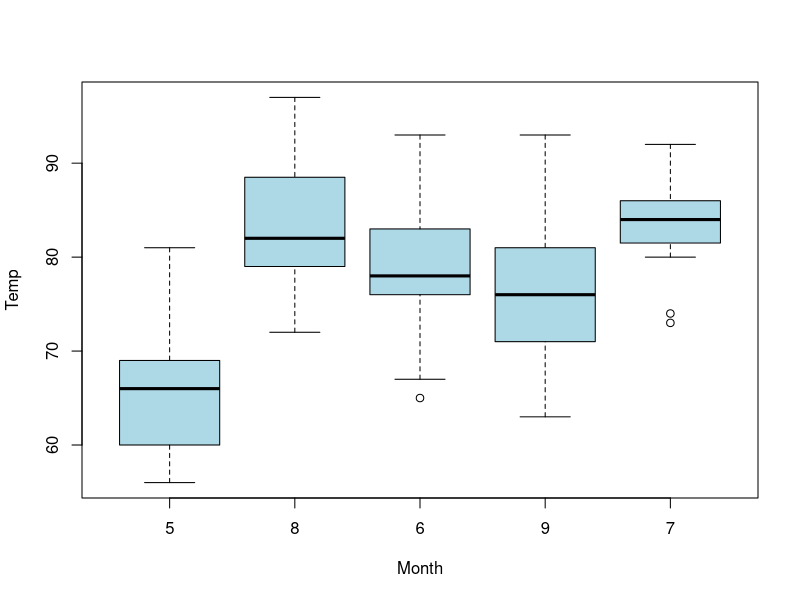
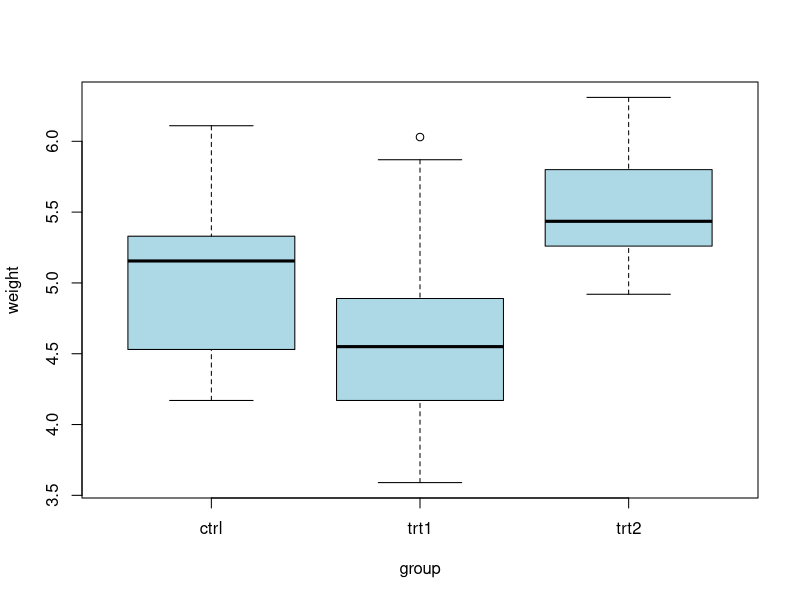
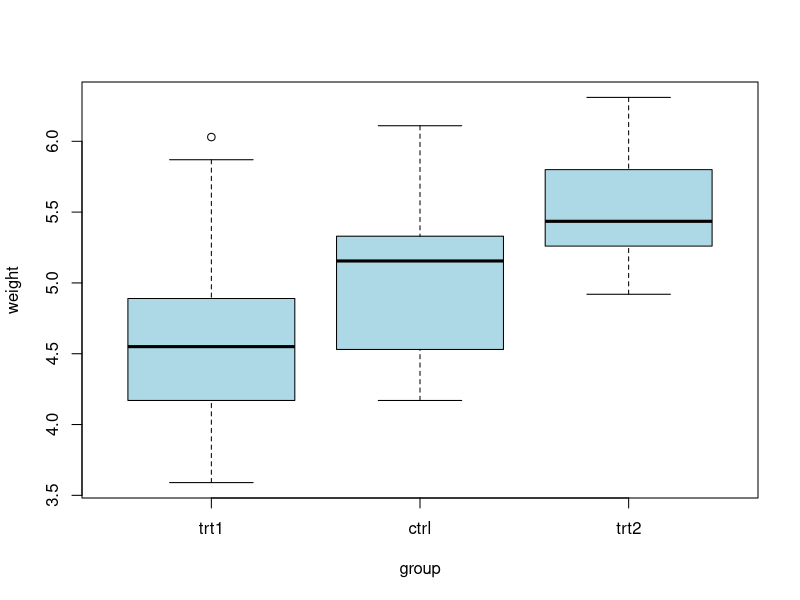
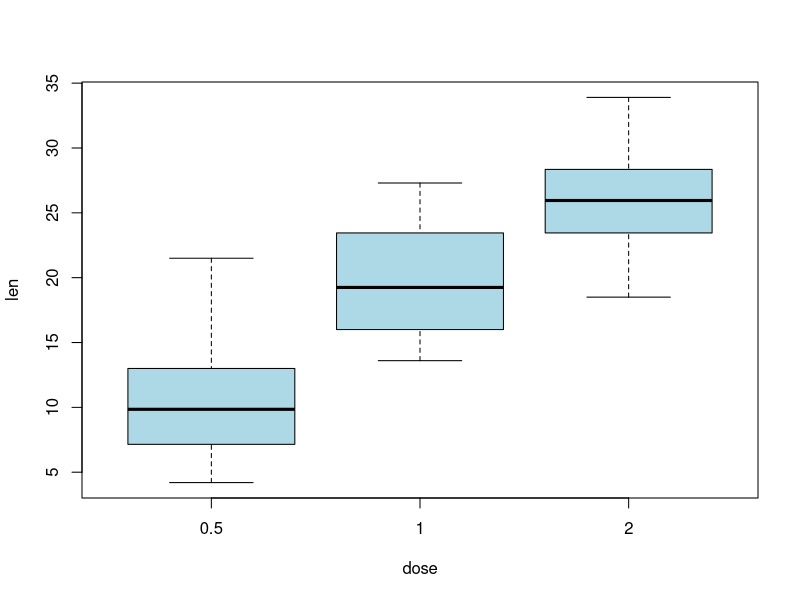
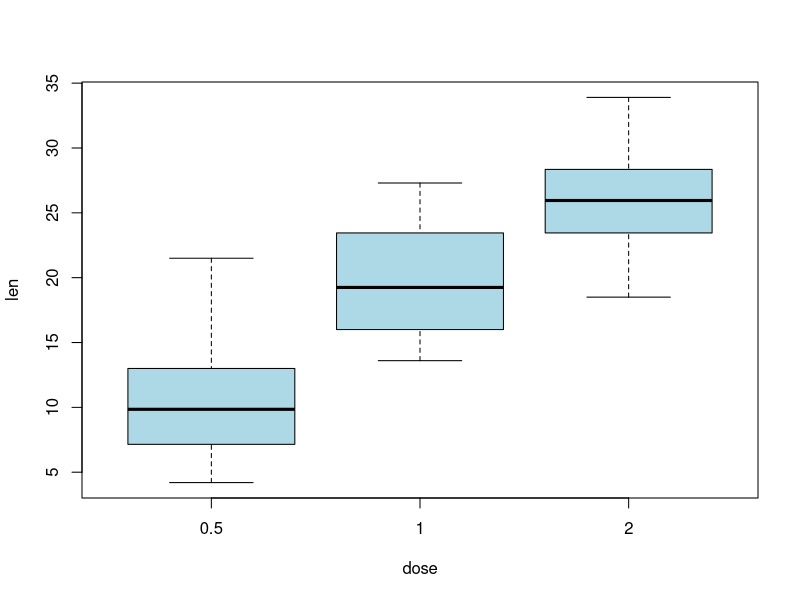

R code for these plots, in order:
## ---- chunk 1
# Load the airquality dataset
data(airquality)

# Reorder Month values
airquality$Month <- factor(airquality$Month, levels=c(5, 8, 6, 9, 7))

# Create boxplot of temperatures by month using the order we specified
boxplot(Temp ~ Month, data=airquality, col="lightblue", border="black")
## ---- chunk 2
# Load the PlantGrowth dataset
data(PlantGrowth)

# Create boxplot of weight by group
boxplot(weight ~ group, data=PlantGrowth, col="lightblue", border="black")

# Reorder the groups based on median weight
group_order <- names(sort(tapply(PlantGrowth$weight, PlantGrowth$group, median)))
PlantGrowth$group <- factor(PlantGrowth$group, levels=group_order)

# Create boxplot of weight by group using the new order
boxplot(weight ~ group, data=PlantGrowth, col="lightblue", border="black")
## ---- chunk 3
# Load the ToothGrowth dataset
data(ToothGrowth)

# Create boxplot of length by dose
boxplot(len ~ dose, data=ToothGrowth, col="lightblue", border="black")

# Reorder the groups based on the mean length multiplied by the dose
group_order <- names(sort(tapply(ToothGrowth$len * ToothGrowth$dose, ToothGrowth$dose, mean)))
ToothGrowth$dose <- factor(ToothGrowth$dose, levels=group_order)

# Create boxplot of length by dose using the new order
boxplot(len ~ dose, data=ToothGrowth, col="lightblue", border="black")
